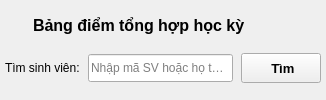
                <widget class="QFrame" name="summaryToolbar">
                 <layout class="QGridLayout" name="summaryToolbarLayout" columnstretch="0,1,1,0">
                  <property name="leftMargin">
                   <number>5</number>
                  </property>
                  <property name="topMargin">
                   <number>5</number>
                  </property>
                  <property name="rightMargin">
                   <number>5</number>
                  </property>
                  <property name="bottomMargin">
                   <number>5</number>
                  </property>
                  <property name="spacing">
                   <number>8</number>
                  </property>
                  <item row="0" column="0">
                   <widget class="QLabel" name="summaryTitleIcon">
                    <property name="text">
                     <string />
                    </property>
                    <property name="font">
                     <font>
                      <family>Segoe UI</family>
                      <pointsize>9</pointsize>
                      <bold>false</bold>
                     </font>
                    </property>
                    <property name="pixmap">
                     <pixmap>:/icons/chart.svg</pixmap>
                    </property>
                    <property name="scaledContents">
                     <bool>true</bool>
                    </property>
                    <property name="minimumSize">
                     <size>
                      <width>20</width>
                      <height>20</height>
                     </size>
                    </property>
                    <property name="maximumSize">
                     <size>
                      <width>20</width>
                      <height>20</height>
                     </size>
                    </property>
                   </widget>
                  </item>
                  <item row="0" column="1" colspan="3">
                   <widget class="QLabel" name="summaryHeading">
                    <property name="text">
                     <string>Bảng điểm tổng hợp học kỳ</string>
                    </property>
                    <property name="font">
                     <font>
                      <family>Segoe UI</family>
                      <pointsize>12</pointsize>
                      <bold>true</bold>
                     </font>
                    </property>
                   </widget>
                  </item>
                  <item row="1" column="0" colspan="2" alignment="Qt::AlignRight|Qt::AlignVCenter">
                   <widget class="QLabel" name="summarySearchCaption">
                    <property name="text">
                     <string>Tìm sinh viên:</string>
                    </property>
                    <property name="font">
                     <font>
                      <family>Segoe UI</family>
                      <pointsize>9</pointsize>
                      <bold>false</bold>
                     </font>
                    </property>
                   </widget>
                  </item>
                  <item row="1" column="2">
                   <widget class="QLineEdit" name="summarySearchEdit">
                    <property name="placeholderText">
                     <string>Nhập mã SV hoặc họ tên...</string>
                    </property>
                    <property name="clearButtonEnabled">
                     <bool>true</bool>
                    </property>
                    <property name="minimumSize">
                     <size>
                      <width>145</width>
                      <height>28</height>
                     </size>
                    </property>
                    <property name="maximumSize">
                     <size>
                      <width>270</width>
                      <height>16777215</height>
                     </size>
                    </property>
                   </widget>
                  </item>
                  <item row="1" column="3">
                   <widget class="QPushButton" name="summarySearchButton">
                    <property name="text">
                     <string> Tìm</string>
                    </property>
                    <property name="font">
                     <font>
                      <family>Segoe UI</family>
                      <pointsize>10</pointsize>
                      <bold>true</bold>
                     </font>
                    </property>
                    <property name="icon">
                     <iconset resource="resources.qrc">
                      <normaloff>:/icons/search.svg</normaloff>
                     </iconset>
                    </property>
                    <property name="iconSize">
                     <size>
                      <width>18</width>
                      <height>18</height>
                     </size>
                    </property>
                    <property name="minimumSize">
                     <size>
                      <width>0</width>
                      <height>30</height>
                     </size>
                    </property>
                    <property name="cursor">
                     <cursorShape>PointingHandCursor</cursorShape>
                    </property>
                   </widget>
                  </item>
                 </layout>
                </widget>
